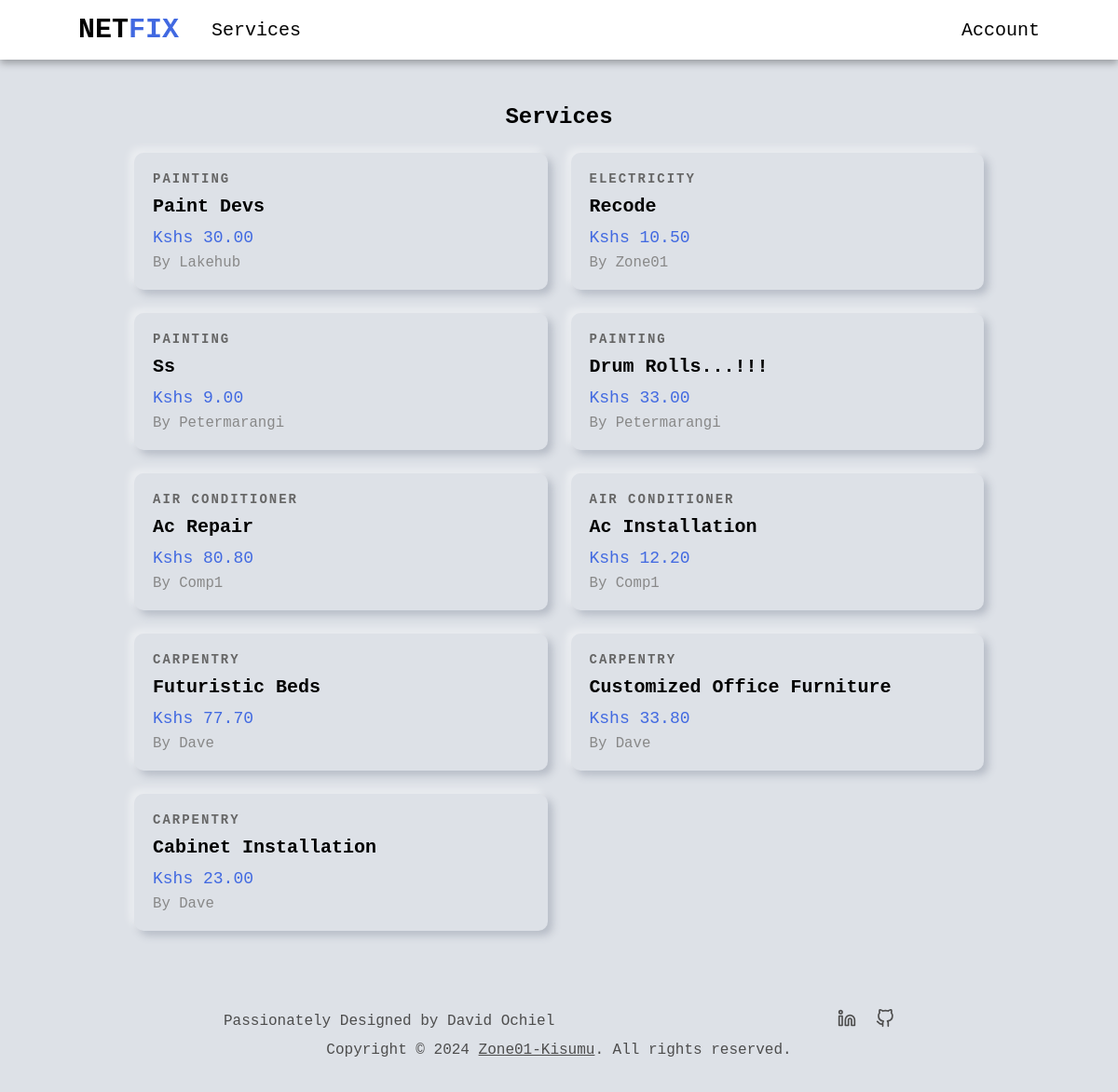
/services/, run on an earlier commit of the app's database.
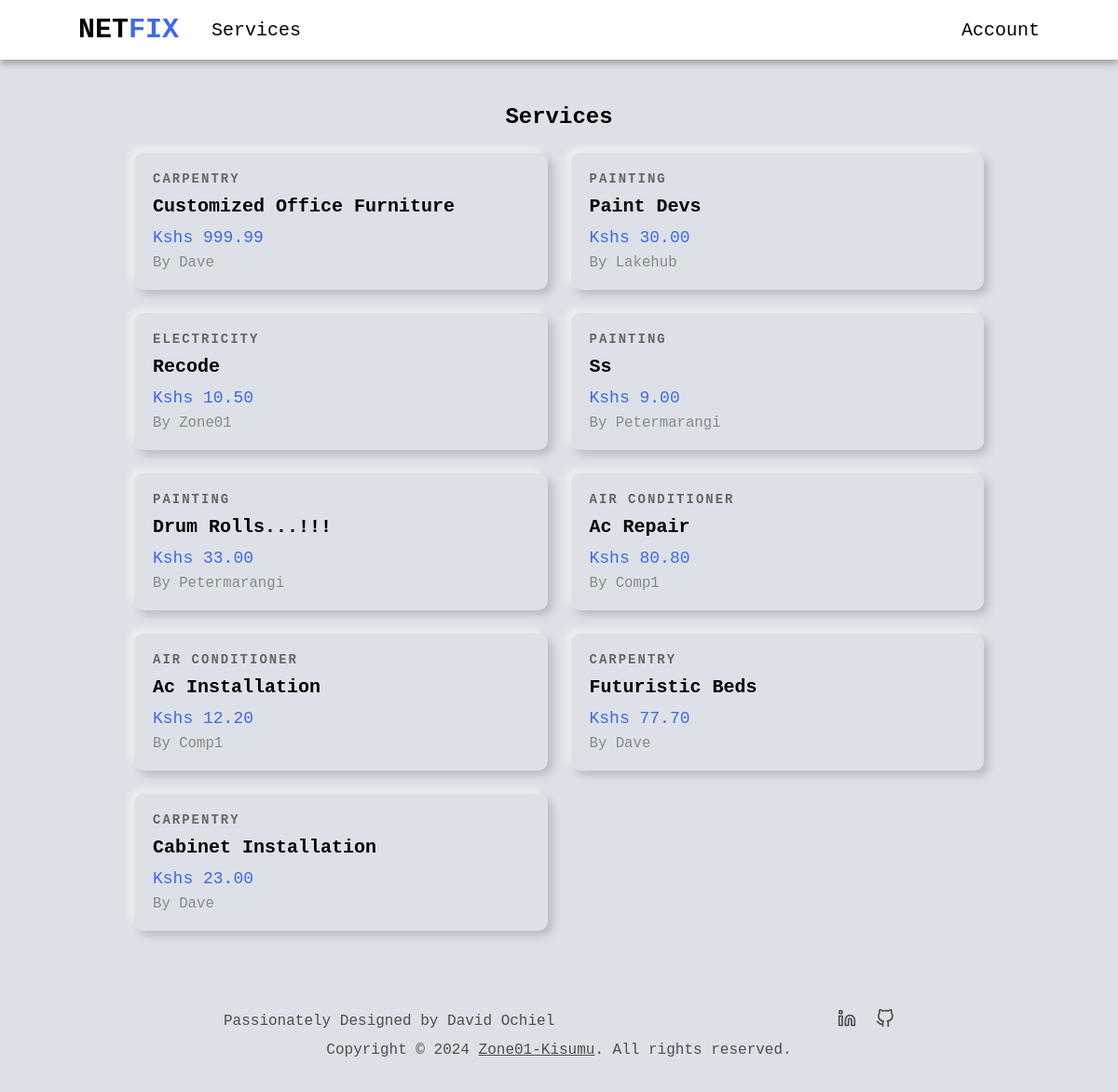
And on a later commit of the database.
### services/models.py (models this page shows, shortened)
class Service(models.Model):
    company = models.ForeignKey(Company, default="", on_delete=models.CASCADE)
    name = models.CharField(max_length=40)
    description = models.TextField()
    price_hr = models.DecimalField(decimal_places=2, max_digits=5)
    choices = (
        ('Air Conditioner', 'Air Conditioner'),
        ('Carpentry', 'Carpentry'),
        ('Electricity', 'Electricity'),
        ('Gardening', 'Gardening'),
        ('Home Machines', 'Home Machines'),
        ('Housekeeping', 'Housekeeping'),
        ('Interior Design', 'Interior Design'),
        ('Locks', 'Locks'),
        ('Painting', 'Painting'),
        ('Plumbing', 'Plumbing'),
        ('Water Heaters', 'Water Heaters'),
    )
    field = models.CharField(max_length=30, blank=False, null=False, default="", choices=choices)
    date = models.DateTimeField(auto_now=True, null=False)
    id = models.UUIDField(default=uuid.uuid4, unique=True, primary_key=True, editable=False)

### users/models.py (models this page shows, shortened)
class Company(models.Model):
    user = models.OneToOneField(User, on_delete=models.CASCADE, primary_key=True)
    choices = (
        ('Air Conditioner', 'Air Conditioner'),
        ('All in One', 'All in One'),
        ('Carpentry', 'Carpentry'),
        ('Electricity', 'Electricity'),
        ('Gardening', 'Gardening'),
        ('Home Machines', 'Home Machines'),
        ('Housekeeping', 'Housekeeping'),
        ('Interior Design', 'Interior Design'),
        ('Locks', 'Locks'),
        ('Painting', 'Painting'),
        ('Plumbing', 'Plumbing'),
        ('Water Heaters', 'Water Heaters'),
    )
    field = models.CharField(max_length=30, blank=False, null=False, default="", choices=choices)
    class Meta:
        verbose_name = 'Company'
        verbose_name_plural = 'Companies'
    def __str__(self):
        return self.user.username

class User(AbstractUser):
    is_company = models.BooleanField(default=False)
    is_customer = models.BooleanField(default=False)
    email = models.EmailField(max_length=100, unique=True)
    username = models.CharField(max_length=100, unique=True)
    id = models.UUIDField(default=uuid.uuid4, unique=True, primary_key=True, editable=False) # override the default id field
    USERNAME_FIELD = 'email'
    REQUIRED_FIELDS = ['username']

### services/views.py (the view)
# urls.py: path("", v.service_list, name="service_list"),
def service_list(request):
    services = Service.objects.all().order_by("-date")
    context = {
        "services" : services
    }
    return render(request, 'services/services.html', context)

### services/templates/services/services.html (shortened to what this page needs)
{% extends 'main/base.html' %}
{% block content %}
<section class="non-hero-container">
    <div class="services-header">
        <h1>Services</h1>
    </div>
    {% if services %}
    <div class="services-grid">
        {% for service in services %}
        <a href="{% url 'index' service.id %}" class="service-card">
            <div class="card-content">
                <div class="service-category">{{ service.field }}</div>
                <h2 class="service-name">{{ service.name }}</h2>
                <div class="service-price">Kshs {{ service.price_hr }}</div>
                <div class="service-company">by {{service.company}}</div>
            </div>
        </a>
        {% endfor %}
    </div>
    {% else %}
    <div class="no-services">
        <p>Thanks for stopping by. We currently have no services to offer. Kindly check back soon.</p>
    </div>
    {% endif %}
</section>
{% endblock content %}

What changed in the data, as far as the page shows it:
changed Service "Customized Office Furniture": price_hr "33.80" → "999.99"; moves up the list
